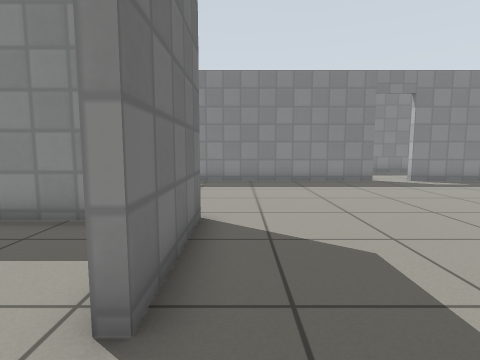
view 1 (above)

16 first-person views from a walk through a Gazebo world. The camera is 0.72 m above the floor, tilts 6° down and sees 80° across. The floor is counted in squares, 0.5 m on a side. Each view is taken from the middle of a square. On the plan, view 1 faces up. The plan holds only what a view shows up to about 14 squares ahead; the rest is blank. Gazebo's built-in surfaces are drawn with simple patterns.

view 2
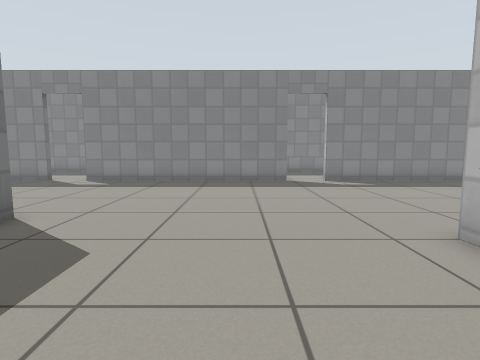

view 3
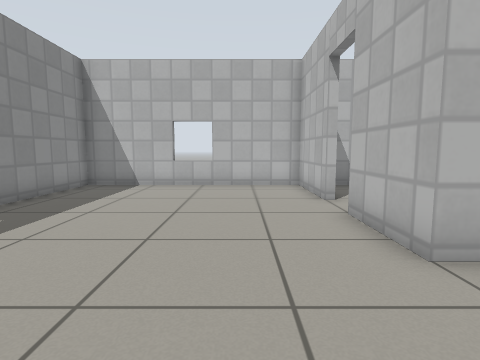

view 4
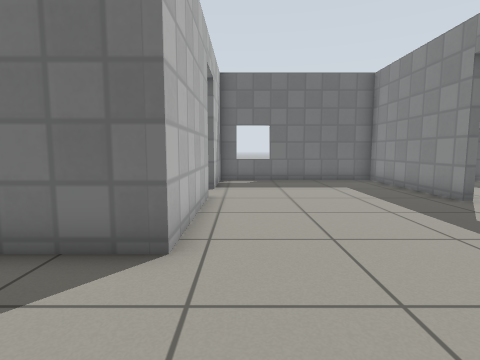

view 5
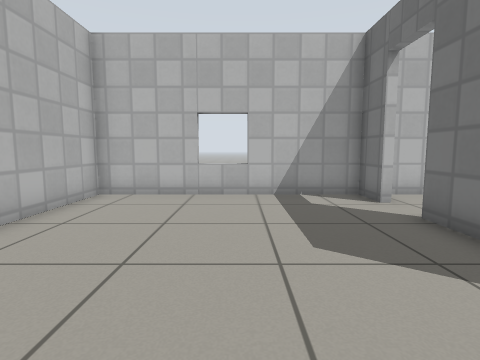

view 6
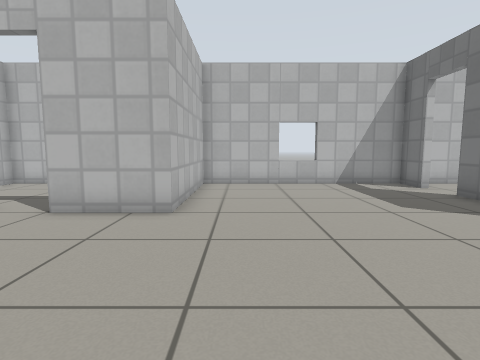

view 7
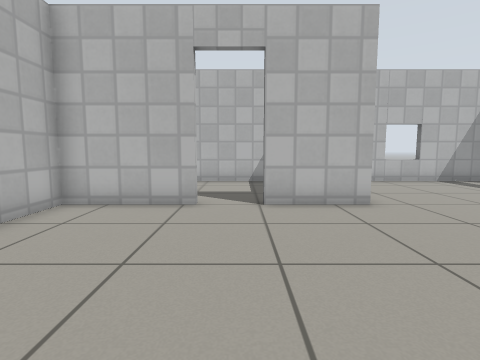

view 8
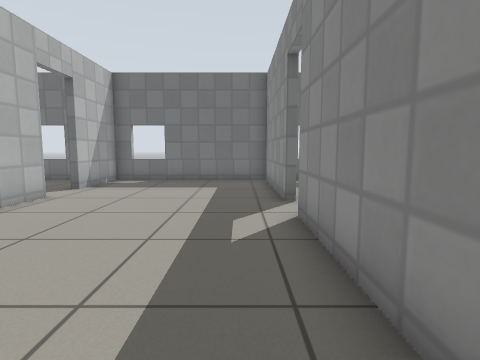

view 9
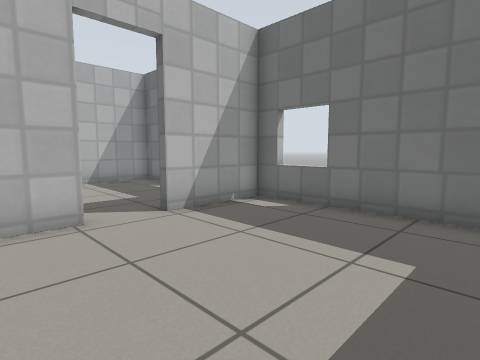

view 10
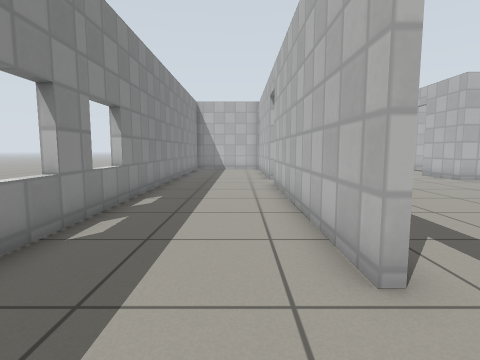

view 11
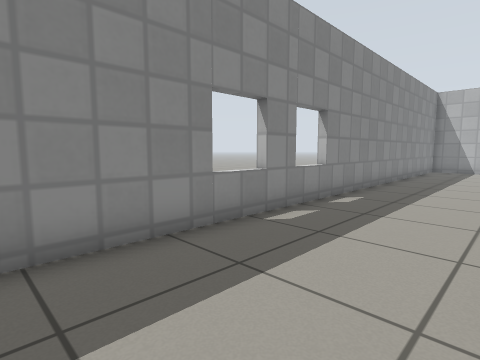

view 12
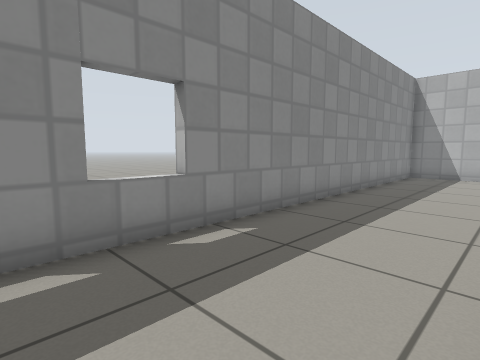

view 13
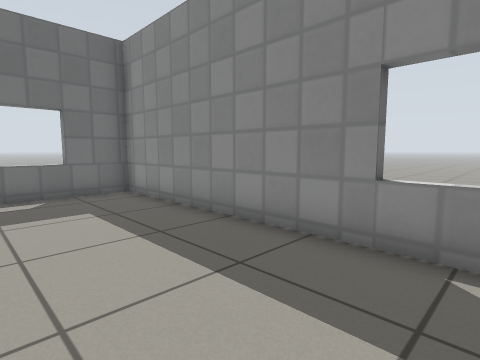

view 14
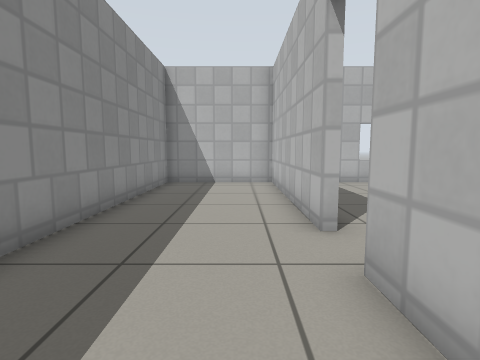

view 15
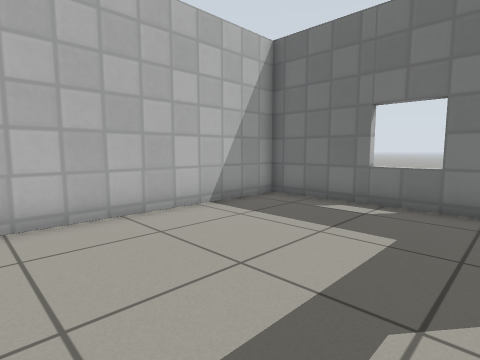

view 16
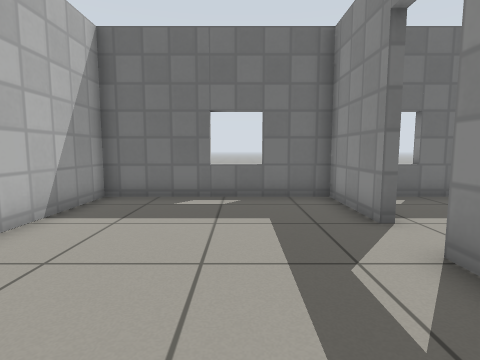

### Floor plan
Ten units are one square. View 1 is at (0, 0); x grows to the right and y downward. Boxes are objects, and circles mark ways between rooms. Rooms are numbered by the first view taken in them; rooms with no view inside come last. Other rooms are left out.
<svg viewBox="-112 -187 274 204">
<path fill="none" stroke="#000" d="M62 -133 -32 -133M-8 -3 -8 12 76 12 76 -46 104 -46M-58 -60 -8 -60 -8 -21M-49 -133 -107 -133 -107 -61 -75 -61M122 -46 157 -46 157 -133 79 -133M79 -136 157 -136 157 -182 -107 -182 -107 -146M-32 -136 62 -136M-75 -57 -107 -58 -107 12 -19 12M-31 -57 -57 -57M157 -24 157 -31M99 12 157 12"/>
<circle cx="-43" cy="-133" r="3" fill="#2a7"/>
<circle cx="73" cy="-133" r="3" fill="#2a7"/>
<circle cx="-10" cy="-15" r="3" fill="#2a7"/>
<circle cx="-65" cy="-60" r="3" fill="#2a7"/>
<circle cx="113" cy="-43" r="3" fill="#2a7"/>
<text x="30" y="-80">1</text>
<text x="30" y="-160">2</text>
<text x="-60" y="-30">3</text>
<text x="120" y="-20">4</text>
</svg>
Room 1 opens to room 2. Room 1 opens to room 3. Room 1 opens to room 4.

Where each view was taken, in squares from view 1:
view 1: 0 up, 0 right, facing up
view 2: 0 up, 4 right, facing up
view 3: 7 up, 4 right, facing right
view 4: 7 up, 3 right, facing left
view 5: 8 up, 3 right, facing down
view 6: 11 up, 6 right, facing down
view 7: 12 up, 11 right, facing down
view 8: 12 up, 3 right, facing left
view 9: 12 up, 4 left, facing down-left
view 10: 15 up, 6 left, facing right
view 11: 14 up, 6 left, facing up-right
view 12: 14 up, 1 left, facing up-right
view 13: 14 up, 1 left, facing up-left
view 14: 15 up, 3 right, facing right
view 15: 5 up, 3 left, facing down-left
view 16: 3 up, 2 left, facing left
